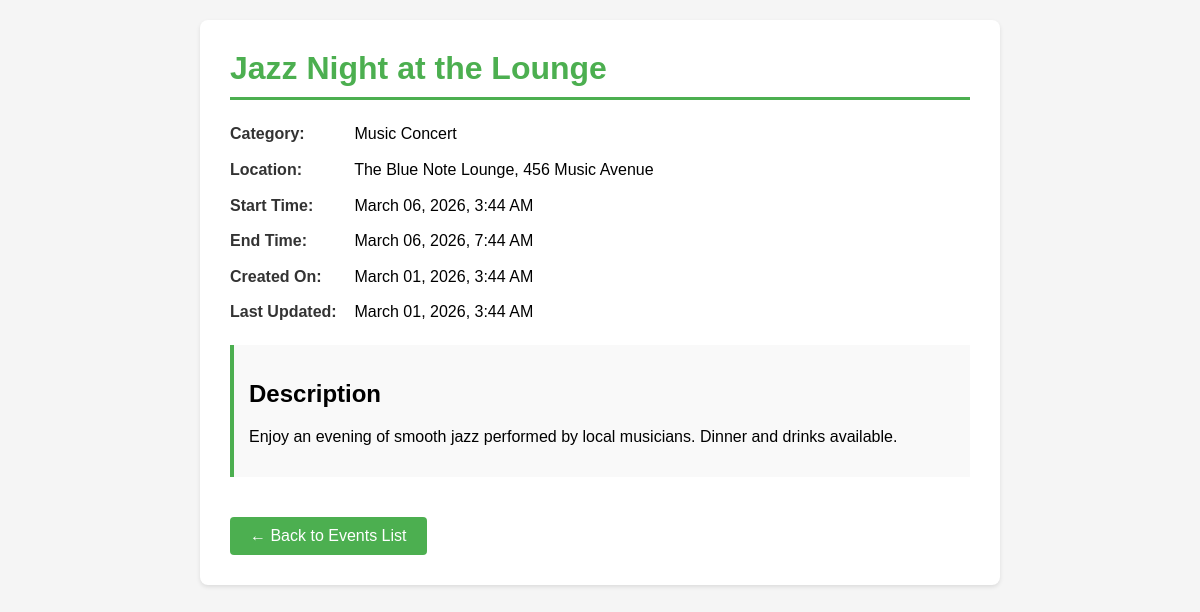
The app's page /localevents/event/6 with its own data.
### localevents/models.py (models this page shows, shortened)
class Event(models.Model):
    title = models.CharField(max_length=255)
    category = models.ForeignKey(
        EventType,
        on_delete=models.SET_NULL,
        null=True,
        related_name='events'
    )
    description = models.TextField()
    location = models.CharField(max_length=255)
    start_time = models.DateTimeField()
    end_time = models.DateTimeField()
    created_on = models.DateTimeField(auto_now_add=True)
    updated_on = models.DateTimeField(auto_now=True)
    class Meta:
        ordering = ['-created_on']
        verbose_name = 'Event'
        verbose_name_plural = 'Events'

class EventType(models.Model):
    name = models.CharField(max_length=255)
    description = models.TextField()
    class Meta:
        ordering = ['name']
        verbose_name = 'Event Type'
        verbose_name_plural = 'Event Types'

### localevents/views.py (the view)
# urls.py: path('event/<int:pk>', views.event_detail, name='event_detail'),
def event_detail(request, pk):
    event = get_object_or_404(Event, pk=pk)
    context = {
        'event': event,
    }
    return render(request, 'localevents/event_detail.html', context)

### localevents/templates/localevents/event_detail.html (shortened to what this page needs)
<!DOCTYPE html>
<html lang="en">
<head>
</head>
<body>
    <div class="event-detail">
        <h1>{{ event.title }}</h1>
        <div class="event-info">
            {% if event.category %}
                <p><strong>Category:</strong> {{ event.category.name }}</p>
            {% endif %}
            <p><strong>Location:</strong> {{ event.location }}</p>
            <p><strong>Start Time:</strong> {{ event.start_time|date:"F d, Y, g:i A" }}</p>
            <p><strong>End Time:</strong> {{ event.end_time|date:"F d, Y, g:i A" }}</p>
            <p><strong>Created On:</strong> {{ event.created_on|date:"F d, Y, g:i A" }}</p>
            <p><strong>Last Updated:</strong> {{ event.updated_on|date:"F d, Y, g:i A" }}</p>
        </div>
        <div class="description">
            <h2>Description</h2>
            <p>{{ event.description|linebreaks }}</p>
        </div>
        <a href="{% url 'localevents:event_list' %}" class="back-link">← Back to Events List</a>
    </div>
</body>
</html>

### localevents/templates/localevents/event_detail.html (style rules this page uses)
body { font-family: Arial, sans-serif; max-width: 800px; margin: 0 auto; padding: 20px; background-color: #f5f5f5; }
.event-detail { background: white; border-radius: 8px; padding: 30px; box-shadow: 0 2px 4px rgba(0,0,0,0.1); }
h1 { color: #4CAF50; margin-top: 0; border-bottom: 3px solid #4CAF50; padding-bottom: 10px; }
.event-info { margin: 20px 0; }
.event-info p { margin: 10px 0; line-height: 1.6; }
.event-info strong { color: #333; display: inline-block; min-width: 120px; }
.description { background-color: #f9f9f9; padding: 15px; border-left: 4px solid #4CAF50; margin: 20px 0; }
.back-link { display: inline-block; margin-top: 20px; padding: 10px 20px; background-color: #4CAF50; color: white; text-decoration: none; border-radius: 4px; }

### records on screen
Event: title "Jazz Night at the Lounge", category.name "Music Concert", location "The Blue Note Lounge, 456 Music Avenue", start_time "March 06, 2026, 3:44 AM", end_time "March 06, 2026, 7:44 AM", created_on "March 01, 2026, 3:44 AM", updated_on "March 01, 2026, 3:44 AM", description "Enjoy an evening of smooth jazz performed by local musicians. Dinner and drinks available."
